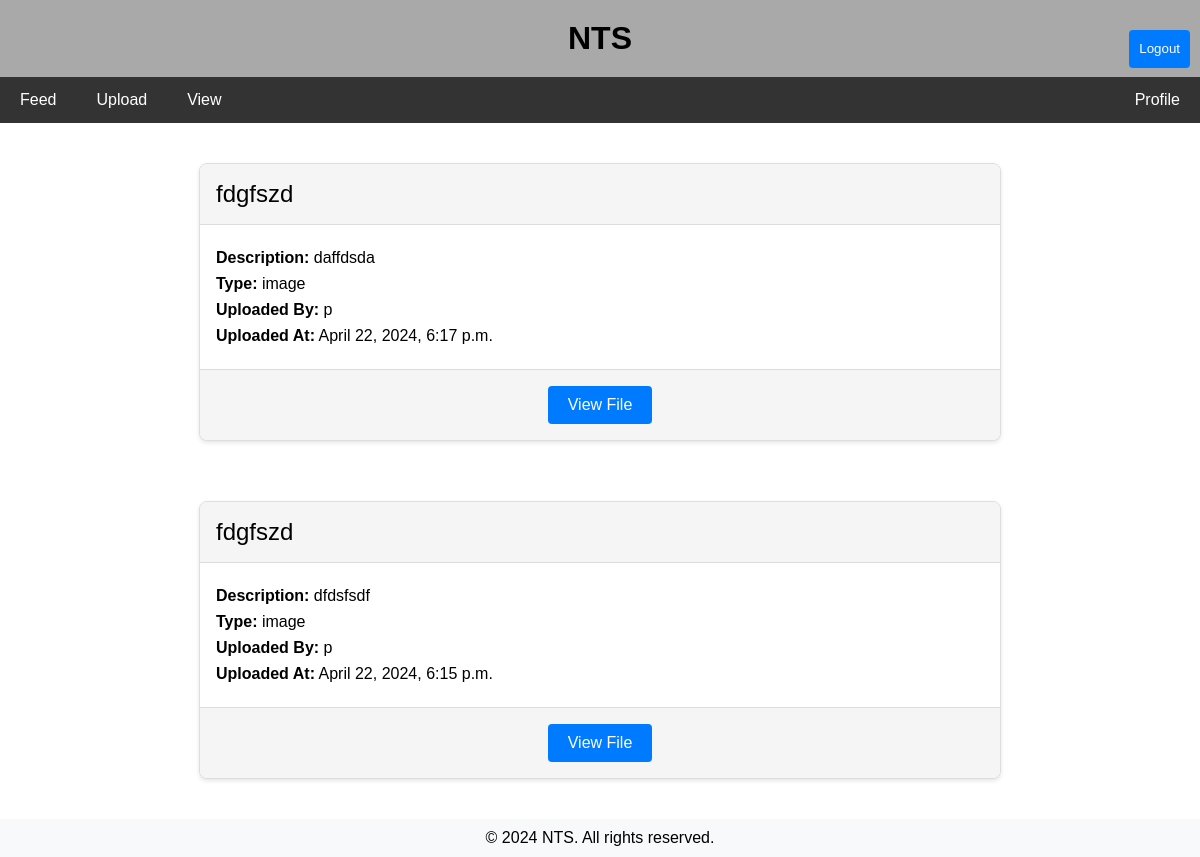
/feed/ (signed in), run on an earlier commit of the app's database.
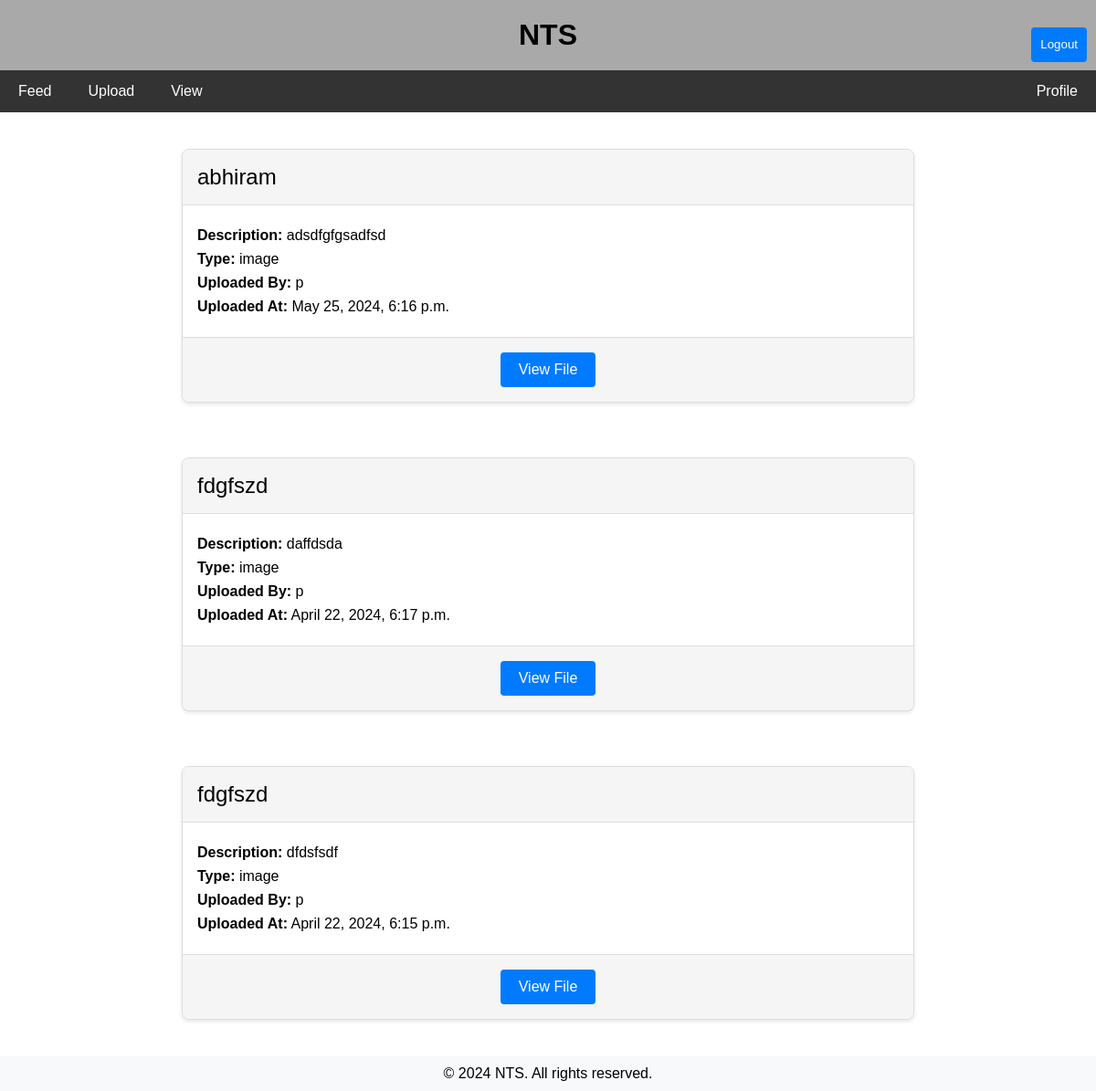
And on a later commit of the database.
### Notification/models.py (models this page shows, shortened)
class Media(models.Model):
    MEDIA_TYPES = (
        ('image', 'Image'),
        ('video', 'Video'),
        ('audio', 'Audio'),
        ('document', 'Document'),
    )
    title = models.CharField(max_length=100)
    description = models.TextField(blank=True)
    media_type = models.CharField(max_length=20, choices=MEDIA_TYPES, null=True, blank=True)
    file = models.FileField(upload_to='media_files/',null=True, blank=True)
    pgm = models.ForeignKey(Programme, on_delete=models.CASCADE)
    student = models.BooleanField(default=False)
    teacher = models.BooleanField(default=False)
    uploaded_by = models.ForeignKey(settings.AUTH_USER_MODEL, on_delete=models.CASCADE)
    uploaded_at = models.DateTimeField(auto_now_add=True)

### Notification/views.py (the view, shortened to what this page needs)
# urls.py: path('feed/', feed, name='feed'),
@login_required
@add_user_context
def feed(request, context):
    current_user = request.user
    teacher = Teacher.objects.filter(user=current_user)
    if teacher.exists():
        medias = Media.objects.filter(teacher=True).order_by(F('uploaded_at').desc())[:20]
        context.update({'medias':medias})
        return render(request,'Notification/feed.html',context)

### Notification/views.py (called while the page is built)
def add_user_context(view_func):
    @wraps(view_func)
    def _wrapped_view(request, *args, **kwargs):
        context = {
            'user': request.user,
            'is_superuser': request.user.is_superuser,
            'is_teacher': hasattr(request.user, 'teacher'),
            'is_student': hasattr(request.user, 'student'),
        }
        return view_func(request, context, *args, **kwargs)
    return _wrapped_view

### Notification/templates/Notification/feed.html (shortened to what this page needs)
{% extends "base.html" %}
{% block content %}
<div class="feed-container">
    {% for item in medias %}
    <div class="card">
        <div class="card-header">
            <h2>{{ item.title }}</h2>
        </div>
        <div class="card-body">
            <p><strong>Description:</strong> {{ item.description }}</p>
            <p><strong>Type:</strong> {{ item.media_type }}</p>
            <p><strong>Uploaded By:</strong> {{ item.uploaded_by }}</p>
            <p><strong>Uploaded At:</strong> {{ item.uploaded_at }}</p>
        </div>
        <div class="card-footer">
            {% if item.file %}
                <a href="{{ item.file.url }}" class="btn" target="_blank">View File</a>
            {% else %}
                <span>No File Uploaded</span>
            {% endif %}
        </div>
    </div>
    {% endfor %}
</div>
{% endblock %}

What changed in the data, as far as the page shows it:
added Media: title "abhiram", description "adsdfgfgsadfsd", media_type "image", uploaded_by "p", uploaded_at "May 25, 2024, 6:16 p.m."
